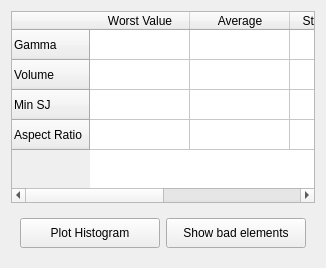
           <widget class="QWidget" name="tab_mesh_quality">
            <property name="enabled">
             <bool>true</bool>
            </property>
            <attribute name="title">
             <string>Mesh quality</string>
            </attribute>
            <layout class="QGridLayout" name="gridLayout_16">
             <item row="0" column="0">
              <widget class="QTableWidget" name="tableWidget_mesh_quality">
               <property name="maximumSize">
                <size>
                 <width>654654</width>
                 <height>16777215</height>
                </size>
               </property>
               <attribute name="horizontalHeaderCascadingSectionResizes">
                <bool>false</bool>
               </attribute>
               <attribute name="horizontalHeaderStretchLastSection">
                <bool>true</bool>
               </attribute>
               <attribute name="verticalHeaderVisible">
                <bool>true</bool>
               </attribute>
               <attribute name="verticalHeaderStretchLastSection">
                <bool>false</bool>
               </attribute>
               <row>
                <property name="text">
                 <string>Gamma</string>
                </property>
               </row>
               <row>
                <property name="text">
                 <string>Volume</string>
                </property>
               </row>
               <row>
                <property name="text">
                 <string>Min SJ</string>
                </property>
               </row>
               <row>
                <property name="text">
                 <string>Aspect Ratio</string>
                </property>
               </row>
               <column>
                <property name="text">
                 <string>Worst Value</string>
                </property>
               </column>
               <column>
                <property name="text">
                 <string>Average</string>
                </property>
               </column>
               <column>
                <property name="text">
                 <string>Std. Deviation</string>
                </property>
               </column>
               <column>
                <property name="text">
                 <string>Bad elements</string>
                </property>
               </column>
              </widget>
             </item>
             <item row="1" column="0">
              <widget class="QFrame" name="frame_7">
               <property name="frameShape">
                <enum>QFrame::Shape::NoFrame</enum>
               </property>
               <property name="frameShadow">
                <enum>QFrame::Shadow::Raised</enum>
               </property>
               <layout class="QGridLayout" name="gridLayout_15">
                <item row="0" column="0">
                 <widget class="QPushButton" name="pushButton_plot_histogram">
                  <property name="enabled">
                   <bool>true</bool>
                  </property>
                  <property name="minimumSize">
                   <size>
                    <width>140</width>
                    <height>30</height>
                   </size>
                  </property>
                  <property name="maximumSize">
                   <size>
                    <width>150</width>
                    <height>16777215</height>
                   </size>
                  </property>
                  <property name="text">
                   <string>Plot Histogram</string>
                  </property>
                  <property name="autoDefault">
                   <bool>false</bool>
                  </property>
                 </widget>
                </item>
                <item row="0" column="1">
                 <widget class="QPushButton" name="pushButton_show_bad_elements">
                  <property name="enabled">
                   <bool>true</bool>
                  </property>
                  <property name="minimumSize">
                   <size>
                    <width>140</width>
                    <height>30</height>
                   </size>
                  </property>
                  <property name="maximumSize">
                   <size>
                    <width>150</width>
                    <height>16777215</height>
                   </size>
                  </property>
                  <property name="text">
                   <string>Show bad elements</string>
                  </property>
                  <property name="autoDefault">
                   <bool>false</bool>
                  </property>
                 </widget>
                </item>
               </layout>
              </widget>
             </item>
            </layout>
           </widget>
